Frame 1 (no input): blank canvas, image omitted
Frame 60 (no input): blank canvas, image omitted
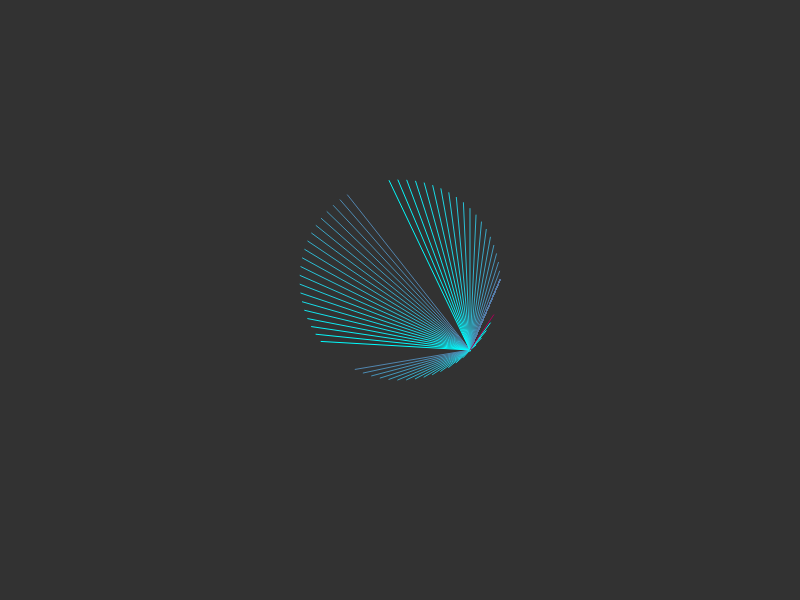
Frame 120 (the mouse pressed at the canvas centre since frame 60)

The p5.js sketch whose frames 1 and 60 were blank and that drew this single picture after the mouse press (run headless with seeded random() and noise() and a simulated clock; from frame 60 on, the mouse is pressed at the canvas centre):

// p5.js sketch
// ── sketch.js
/* Ho sbirciato sul libro in bibliografia, ma non sono sicura di cosa sia uscito fuori*/

var angle = 0.0;
var offset = 200;
var scalar = 100;
var speed = 12;

function setup() {
createCanvas(800, 600);
background(50);
}

function draw() {

translate((width/2-200), (height/2-220))

strokeWeight(1);
stroke(lerpColor(color('#aa0057'), color('#00ffff'), ((frameCount%120)/120)));
    
var x = offset + cos(angle) * scalar;
var y = offset + sin(angle) * scalar;
line(x, y, 270, 270);
angle += mouseX;
}
